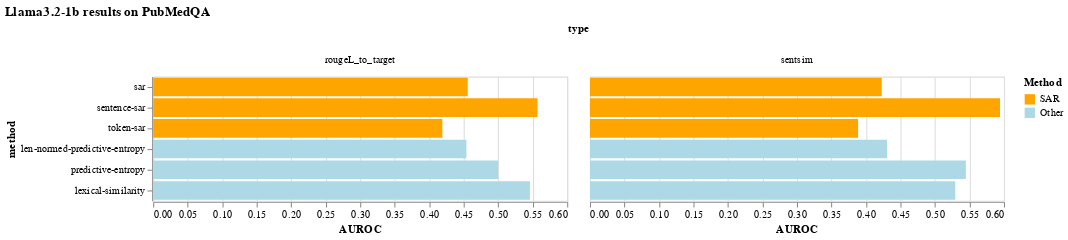

Notebook cell for this chart:
### Markdown cell above
#### Llama 3.2

### Code cell
txt_to_csv("llama3.2")
llama3_df = pd.read_csv("uncertainty_estimation_results_llama3.2.csv")
llama3_df["Method"] = ["SAR" if "sar" in method else "Other" for method in llama3_df["method"]]

alt.Chart(llama3_df, title="Llama3.2-1b results on PubMedQA").mark_bar().encode(
    alt.Column("type"),
    alt.Y("method", sort=None),
    alt.X("AUROC"),
    color=alt.Color("Method", scale=alt.Scale(domain=("SAR", "Other"), range=["orange", "lightblue"]))
)

### Figure 1 — Vega-Lite specification as saved in the notebook (floating-point values rounded to 4 significant figures)
{"config": {"view": {"continuousWidth": 400, "continuousHeight": 300}}, "data": {"name": "data-262c6a4d546cceb30d1d5b5304a0be47"}, "mark": "bar", "encoding": {"color": {"field": "Method", "scale": {"domain": ["SAR", "Other"], "range": ["orange", "lightblue"]}, "type": "nominal"}, "column": {"field": "type", "type": "nominal"}, "x": {"field": "AUROC", "type": "quantitative"}, "y": {"field": "method", "sort": null, "type": "nominal"}}, "title": "Llama3.2-1b results on PubMedQA", "$schema": "https://vega.github.io/schema/vega-lite/v4.17.0.json", "datasets": {"data-262c6a4d546cceb30d1d5b5304a0be47": [{"accuracy": 0.68, "method": "sar", "type": "rougeL_to_target", "threshold": 0.5, "AUROC": 0.4559, "Method": "SAR"}, {"accuracy": 0.7, "method": "sar", "type": "sentsim", "threshold": 0.5, "AUROC": 0.4229, "Method": "SAR"}, {"accuracy": 0.68, "method": "sentence-sar", "type": "rougeL_to_target", "threshold": 0.5, "AUROC": 0.557, "Method": "SAR"}, {"accuracy": 0.7, "method": "sentence-sar", "type": "sentsim", "threshold": 0.5, "AUROC": 0.5943, "Method": "SAR"}, {"accuracy": 0.68, "method": "token-sar", "type": "rougeL_to_target", "threshold": 0.5, "AUROC": 0.4191, "Method": "SAR"}, {"accuracy": 0.7, "method": "token-sar", "type": "sentsim", "threshold": 0.5, "AUROC": 0.3886, "Method": "SAR"}, {"accuracy": 0.68, "method": "len-normed-predictive-entropy", "type": "rougeL_to_target", "threshold": 0.5, "AUROC": 0.454, "Method": "Other"}, {"accuracy": 0.7, "method": "len-normed-predictive-entropy", "type": "sentsim", "threshold": 0.5, "AUROC": 0.4305, "Method": "Other"}, {"accuracy": 0.68, "method": "predictive-entropy", "type": "rougeL_to_target", "threshold": 0.5, "AUROC": 0.5, "Method": "Other"}, {"accuracy": 0.7, "method": "predictive-entropy", "type": "sentsim", "threshold": 0.5, "AUROC": 0.5448, "Method": "Other"}, {"accuracy": 0.68, "method": "lexical-similarity", "type": "rougeL_to_target", "threshold": 0.5, "AUROC": 0.546, "Method": "Other"}, {"accuracy": 0.7, "method": "lexical-similarity", "type": "sentsim", "threshold": 0.5, "AUROC": 0.5295, "Method": "Other"}]}}
